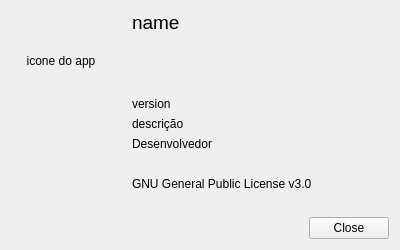
<?xml version="1.0" encoding="UTF-8"?>
<ui version="4.0">
 <class>Form</class>
 <widget class="QWidget" name="Form">
  <property name="windowModality">
   <enum>Qt::ApplicationModal</enum>
  </property>
  <property name="geometry">
   <rect>
    <x>0</x>
    <y>0</y>
    <width>400</width>
    <height>250</height>
   </rect>
  </property>
  <property name="minimumSize">
   <size>
    <width>400</width>
    <height>250</height>
   </size>
  </property>
  <property name="maximumSize">
   <size>
    <width>400</width>
    <height>250</height>
   </size>
  </property>
  <property name="windowTitle">
   <string>About Zapzap</string>
  </property>
  <layout class="QVBoxLayout" name="verticalLayout_3">
   <item>
    <layout class="QHBoxLayout" name="horizontalLayout_2">
     <item>
      <layout class="QVBoxLayout" name="verticalLayout_2">
       <item>
        <widget class="QLabel" name="icon">
         <property name="sizePolicy">
          <sizepolicy hsizetype="Preferred" vsizetype="Preferred">
           <horstretch>0</horstretch>
           <verstretch>0</verstretch>
          </sizepolicy>
         </property>
         <property name="minimumSize">
          <size>
           <width>100</width>
           <height>100</height>
          </size>
         </property>
         <property name="maximumSize">
          <size>
           <width>100</width>
           <height>100</height>
          </size>
         </property>
         <property name="frameShape">
          <enum>QFrame::NoFrame</enum>
         </property>
         <property name="text">
          <string>icone do app</string>
         </property>
         <property name="scaledContents">
          <bool>false</bool>
         </property>
         <property name="alignment">
          <set>Qt::AlignCenter</set>
         </property>
        </widget>
       </item>
       <item>
        <spacer name="verticalSpacer">
         <property name="orientation">
          <enum>Qt::Vertical</enum>
         </property>
         <property name="sizeHint" stdset="0">
          <size>
           <width>20</width>
           <height>40</height>
          </size>
         </property>
        </spacer>
       </item>
      </layout>
     </item>
     <item>
      <layout class="QVBoxLayout" name="verticalLayout">
       <property name="leftMargin">
        <number>15</number>
       </property>
       <item>
        <widget class="QLabel" name="name">
         <property name="font">
          <font>
           <pointsize>14</pointsize>
          </font>
         </property>
         <property name="text">
          <string>name</string>
         </property>
        </widget>
       </item>
       <item>
        <spacer name="verticalSpacer_2">
         <property name="orientation">
          <enum>Qt::Vertical</enum>
         </property>
         <property name="sizeHint" stdset="0">
          <size>
           <width>20</width>
           <height>40</height>
          </size>
         </property>
        </spacer>
       </item>
       <item>
        <widget class="QLabel" name="version">
         <property name="text">
          <string>version</string>
         </property>
         <property name="alignment">
          <set>Qt::AlignLeading|Qt::AlignLeft|Qt::AlignVCenter</set>
         </property>
        </widget>
       </item>
       <item>
        <widget class="QLabel" name="description_app">
         <property name="text">
          <string>descrição</string>
         </property>
         <property name="alignment">
          <set>Qt::AlignLeading|Qt::AlignLeft|Qt::AlignVCenter</set>
         </property>
        </widget>
       </item>
       <item>
        <widget class="QLabel" name="developer">
         <property name="text">
          <string>Desenvolvedor</string>
         </property>
         <property name="alignment">
          <set>Qt::AlignLeading|Qt::AlignLeft|Qt::AlignVCenter</set>
         </property>
        </widget>
       </item>
       <item>
        <spacer name="verticalSpacer_3">
         <property name="orientation">
          <enum>Qt::Vertical</enum>
         </property>
         <property name="sizeType">
          <enum>QSizePolicy::Fixed</enum>
         </property>
         <property name="sizeHint" stdset="0">
          <size>
           <width>20</width>
           <height>20</height>
          </size>
         </property>
        </spacer>
       </item>
       <item>
        <widget class="QLabel" name="license">
         <property name="text">
          <string>GNU General Public License v3.0</string>
         </property>
         <property name="alignment">
          <set>Qt::AlignLeading|Qt::AlignLeft|Qt::AlignVCenter</set>
         </property>
        </widget>
       </item>
      </layout>
     </item>
    </layout>
   </item>
   <item>
    <layout class="QHBoxLayout" name="horizontalLayout">
     <property name="topMargin">
      <number>20</number>
     </property>
     <item>
      <spacer name="horizontalSpacer">
       <property name="orientation">
        <enum>Qt::Horizontal</enum>
       </property>
       <property name="sizeHint" stdset="0">
        <size>
         <width>40</width>
         <height>20</height>
        </size>
       </property>
      </spacer>
     </item>
     <item>
      <widget class="QPushButton" name="btnClose">
       <property name="text">
        <string>Close</string>
       </property>
      </widget>
     </item>
    </layout>
   </item>
  </layout>
 </widget>
 <resources/>
 <connections/>
</ui>
